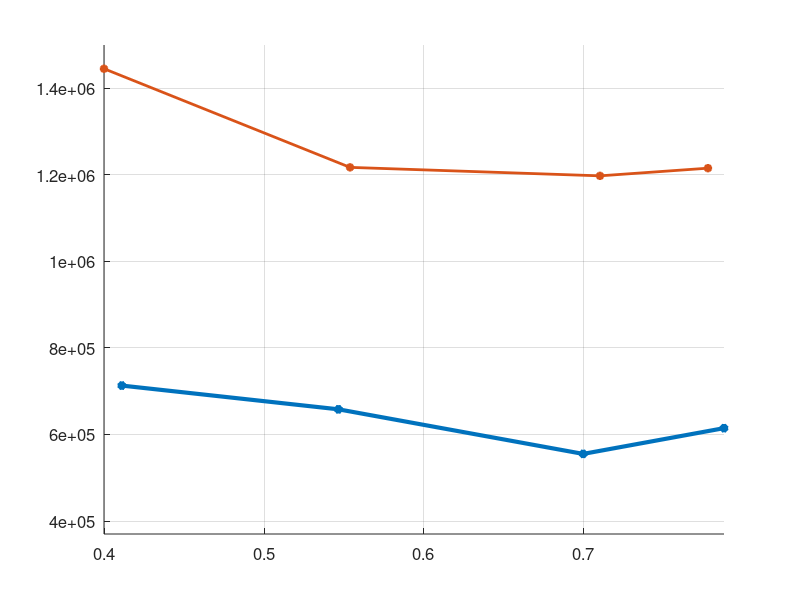

The MATLAB source for this figure:
clc
clear all
close all

%%

tau_square_wbc = [8.716e5, 1.0176e6, 1.2846e6, 1.4278e6];
dist_wbc = [0.6031, 0.8360, 1.0726, 1.1748];

delta_t = 1.51;

tau_square_hzd = [4.3e5, 5.502e5, 5.9539e5, 7.22e5];
dist_hzd = [0.62, 0.825, 1.0567, 1.19];

N = length(dist_wbc);
for i = 1:N
    vel_wbc(i) = dist_wbc(i)/delta_t;
    norm_tau_wbc(i) = tau_square_wbc(i)/dist_wbc(i);
    
    vel_hzd(i) = dist_hzd(i)/delta_t;
    norm_tau_hzd(i) = tau_square_hzd(i)/dist_wbc(i);
end

%%
figure('position', [0, 0, 200, 400])
hold on
plot(vel_hzd, norm_tau_hzd, '*-', 'linewidth', 3)
plot(vel_wbc, norm_tau_wbc, '*-', 'linewidth', 2)
axis tight
ylim([3.7e5, 1.5e6])
set(gca,'fontsize',12)
grid on
